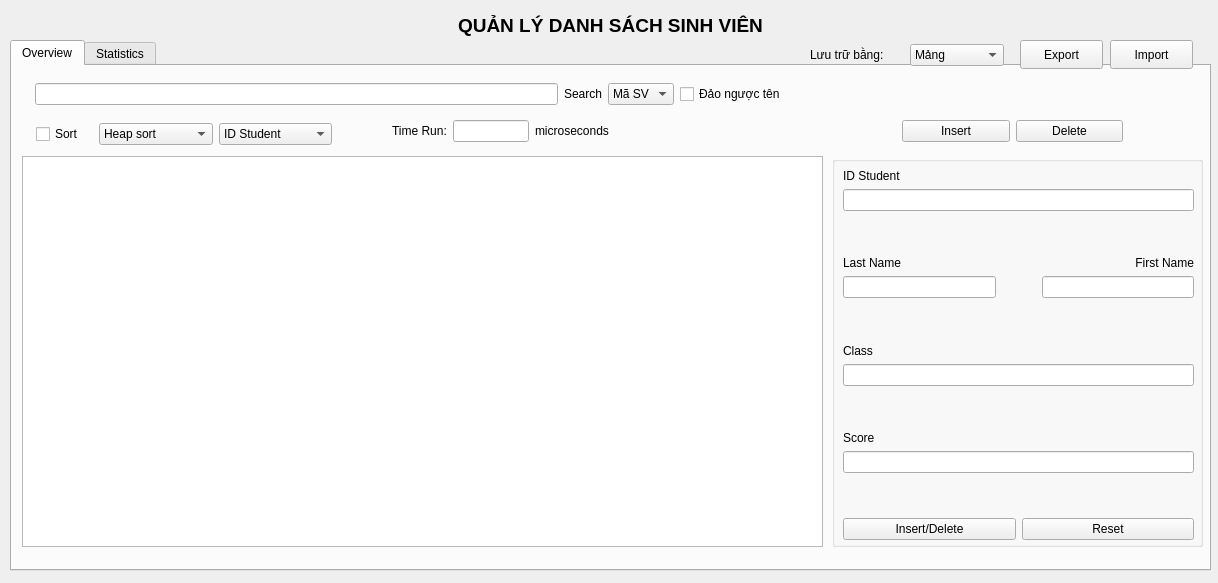
<?xml version="1.0" encoding="UTF-8"?>
<ui version="4.0">
 <class>DanhsachSinhvien</class>
 <widget class="QWidget" name="DanhsachSinhvien">
  <property name="enabled">
   <bool>true</bool>
  </property>
  <property name="geometry">
   <rect>
    <x>0</x>
    <y>0</y>
    <width>1218</width>
    <height>583</height>
   </rect>
  </property>
  <property name="acceptDrops">
   <bool>false</bool>
  </property>
  <property name="windowTitle">
   <string>DanhsachSinhvien</string>
  </property>
  <widget class="QTabWidget" name="tabWidgetEdit">
   <property name="geometry">
    <rect>
     <x>10</x>
     <y>40</y>
     <width>1201</width>
     <height>531</height>
    </rect>
   </property>
   <property name="currentIndex">
    <number>0</number>
   </property>
   <widget class="QWidget" name="tabOverview">
    <attribute name="title">
     <string>Overview</string>
    </attribute>
    <widget class="QPlainTextEdit" name="plainTextEdit">
     <property name="geometry">
      <rect>
       <x>10</x>
       <y>90</y>
       <width>801</width>
       <height>391</height>
      </rect>
     </property>
     <property name="readOnly">
      <bool>true</bool>
     </property>
     <property name="plainText">
      <string/>
     </property>
     <property name="backgroundVisible">
      <bool>false</bool>
     </property>
    </widget>
    <widget class="QWidget" name="layoutWidget">
     <property name="geometry">
      <rect>
       <x>23</x>
       <y>13</y>
       <width>751</width>
       <height>30</height>
      </rect>
     </property>
     <layout class="QHBoxLayout" name="horizontalLayout">
      <item>
       <widget class="QLineEdit" name="leSearch">
        <property name="text">
         <string/>
        </property>
       </widget>
      </item>
      <item>
       <widget class="QLabel" name="label">
        <property name="text">
         <string>Search</string>
        </property>
       </widget>
      </item>
      <item>
       <widget class="QComboBox" name="cbbSearch">
        <item>
         <property name="text">
          <string>Mã SV</string>
         </property>
        </item>
        <item>
         <property name="text">
          <string>Họ</string>
         </property>
        </item>
        <item>
         <property name="text">
          <string>Tên</string>
         </property>
        </item>
        <item>
         <property name="text">
          <string>Lớp</string>
         </property>
        </item>
        <item>
         <property name="text">
          <string>Điểm</string>
         </property>
        </item>
       </widget>
      </item>
      <item>
       <widget class="QCheckBox" name="cbReverse">
        <property name="text">
         <string>Đảo ngược tên</string>
        </property>
       </widget>
      </item>
     </layout>
    </widget>
    <widget class="QGroupBox" name="groupBox">
     <property name="enabled">
      <bool>true</bool>
     </property>
     <property name="geometry">
      <rect>
       <x>820</x>
       <y>90</y>
       <width>371</width>
       <height>391</height>
      </rect>
     </property>
     <property name="title">
      <string/>
     </property>
     <widget class="QWidget" name="layoutWidget">
      <property name="geometry">
       <rect>
        <x>11</x>
        <y>13</y>
        <width>351</width>
        <height>371</height>
       </rect>
      </property>
      <layout class="QVBoxLayout" name="verticalLayout_8">
       <item>
        <layout class="QVBoxLayout" name="verticalLayout">
         <item>
          <layout class="QHBoxLayout" name="horizontalLayout_10">
           <item>
            <widget class="QLabel" name="labelmaSV">
             <property name="text">
              <string>ID Student</string>
             </property>
            </widget>
           </item>
           <item>
            <widget class="QLabel" name="label_8">
             <property name="text">
              <string/>
             </property>
            </widget>
           </item>
          </layout>
         </item>
         <item>
          <widget class="QLineEdit" name="leIdOfStudent">
           <property name="text">
            <string/>
           </property>
          </widget>
         </item>
        </layout>
       </item>
       <item>
        <spacer name="verticalSpacer">
         <property name="orientation">
          <enum>Qt::Vertical</enum>
         </property>
         <property name="sizeHint" stdset="0">
          <size>
           <width>337</width>
           <height>13</height>
          </size>
         </property>
        </spacer>
       </item>
       <item>
        <layout class="QVBoxLayout" name="verticalLayout_5">
         <item>
          <layout class="QHBoxLayout" name="horizontalLayout_9">
           <item>
            <widget class="QLabel" name="labelHolot">
             <property name="text">
              <string>Last Name</string>
             </property>
            </widget>
           </item>
           <item>
            <widget class="QLabel" name="label_9">
             <property name="text">
              <string/>
             </property>
            </widget>
           </item>
           <item>
            <widget class="QLabel" name="labelTen">
             <property name="text">
              <string>First Name</string>
             </property>
             <property name="alignment">
              <set>Qt::AlignRight|Qt::AlignTrailing|Qt::AlignVCenter</set>
             </property>
            </widget>
           </item>
          </layout>
         </item>
         <item>
          <layout class="QHBoxLayout" name="horizontalLayout_4">
           <item>
            <widget class="QLineEdit" name="leLastNameOfStudent">
             <property name="text">
              <string/>
             </property>
            </widget>
           </item>
           <item>
            <spacer name="horizontalSpacer_5">
             <property name="orientation">
              <enum>Qt::Horizontal</enum>
             </property>
             <property name="sizeType">
              <enum>QSizePolicy::Minimum</enum>
             </property>
             <property name="sizeHint" stdset="0">
              <size>
               <width>40</width>
               <height>20</height>
              </size>
             </property>
            </spacer>
           </item>
           <item>
            <widget class="QLineEdit" name="leFirstNameOfStudent">
             <property name="text">
              <string/>
             </property>
             <property name="alignment">
              <set>Qt::AlignRight|Qt::AlignTrailing|Qt::AlignVCenter</set>
             </property>
            </widget>
           </item>
          </layout>
         </item>
        </layout>
       </item>
       <item>
        <spacer name="verticalSpacer_2">
         <property name="orientation">
          <enum>Qt::Vertical</enum>
         </property>
         <property name="sizeHint" stdset="0">
          <size>
           <width>337</width>
           <height>13</height>
          </size>
         </property>
        </spacer>
       </item>
       <item>
        <layout class="QVBoxLayout" name="verticalLayout_6">
         <item>
          <layout class="QHBoxLayout" name="horizontalLayout_11">
           <item>
            <widget class="QLabel" name="labelLop">
             <property name="text">
              <string>Class</string>
             </property>
            </widget>
           </item>
           <item>
            <widget class="QLabel" name="label_10">
             <property name="text">
              <string/>
             </property>
            </widget>
           </item>
          </layout>
         </item>
         <item>
          <widget class="QLineEdit" name="ldClassOfStudent">
           <property name="text">
            <string/>
           </property>
          </widget>
         </item>
        </layout>
       </item>
       <item>
        <spacer name="verticalSpacer_3">
         <property name="orientation">
          <enum>Qt::Vertical</enum>
         </property>
         <property name="sizeHint" stdset="0">
          <size>
           <width>337</width>
           <height>13</height>
          </size>
         </property>
        </spacer>
       </item>
       <item>
        <layout class="QVBoxLayout" name="verticalLayout_7">
         <item>
          <layout class="QHBoxLayout" name="horizontalLayout_12">
           <item>
            <widget class="QLabel" name="labelDiem">
             <property name="text">
              <string>Score</string>
             </property>
            </widget>
           </item>
           <item>
            <widget class="QLabel" name="label_11">
             <property name="text">
              <string/>
             </property>
            </widget>
           </item>
          </layout>
         </item>
         <item>
          <widget class="QLineEdit" name="ldScoresOfStudent">
           <property name="text">
            <string/>
           </property>
          </widget>
         </item>
        </layout>
       </item>
       <item>
        <spacer name="verticalSpacer_4">
         <property name="orientation">
          <enum>Qt::Vertical</enum>
         </property>
         <property name="sizeHint" stdset="0">
          <size>
           <width>337</width>
           <height>13</height>
          </size>
         </property>
        </spacer>
       </item>
       <item>
        <layout class="QHBoxLayout" name="horizontalLayout_5">
         <item>
          <widget class="QPushButton" name="pbInsert">
           <property name="text">
            <string>Insert/Delete</string>
           </property>
          </widget>
         </item>
         <item>
          <widget class="QPushButton" name="pbReset">
           <property name="text">
            <string>Reset</string>
           </property>
          </widget>
         </item>
        </layout>
       </item>
      </layout>
     </widget>
    </widget>
    <widget class="QWidget" name="layoutWidget_2">
     <property name="geometry">
      <rect>
       <x>890</x>
       <y>50</y>
       <width>221</width>
       <height>31</height>
      </rect>
     </property>
     <layout class="QHBoxLayout" name="horizontalLayout_3">
      <item>
       <widget class="QPushButton" name="pushButtonChInsert">
        <property name="text">
         <string>Insert</string>
        </property>
       </widget>
      </item>
      <item>
       <widget class="QPushButton" name="pushButtonChDelete">
        <property name="text">
         <string>Delete</string>
        </property>
       </widget>
      </item>
     </layout>
    </widget>
    <widget class="QWidget" name="layoutWidget">
     <property name="geometry">
      <rect>
       <x>380</x>
       <y>50</y>
       <width>217</width>
       <height>30</height>
      </rect>
     </property>
     <layout class="QHBoxLayout" name="horizontalLayout_8">
      <item>
       <widget class="QLabel" name="label_6">
        <property name="text">
         <string>Time Run:</string>
        </property>
       </widget>
      </item>
      <item>
       <widget class="QLineEdit" name="lineEdit">
        <property name="text">
         <string/>
        </property>
        <property name="alignment">
         <set>Qt::AlignCenter</set>
        </property>
        <property name="readOnly">
         <bool>true</bool>
        </property>
       </widget>
      </item>
      <item>
       <widget class="QLabel" name="label_7">
        <property name="text">
         <string>microseconds</string>
        </property>
       </widget>
      </item>
     </layout>
    </widget>
    <widget class="QCheckBox" name="cbSort">
     <property name="geometry">
      <rect>
       <x>24</x>
       <y>55</y>
       <width>56</width>
       <height>26</height>
      </rect>
     </property>
     <property name="text">
      <string>Sort</string>
     </property>
    </widget>
    <widget class="QWidget" name="layoutWidget">
     <property name="geometry">
      <rect>
       <x>87</x>
       <y>53</y>
       <width>233</width>
       <height>30</height>
      </rect>
     </property>
     <layout class="QHBoxLayout" name="horizontalLayout_2">
      <item>
       <widget class="QComboBox" name="ccbSort">
        <item>
         <property name="text">
          <string>Heap sort</string>
         </property>
        </item>
        <item>
         <property name="text">
          <string>Merge sort</string>
         </property>
        </item>
        <item>
         <property name="text">
          <string>Bubble sort</string>
         </property>
        </item>
        <item>
         <property name="text">
          <string>Insertion sort</string>
         </property>
        </item>
        <item>
         <property name="text">
          <string>Quick sort</string>
         </property>
        </item>
        <item>
         <property name="text">
          <string>Selection sort</string>
         </property>
        </item>
       </widget>
      </item>
      <item>
       <widget class="QComboBox" name="cbbSortOption">
        <item>
         <property name="text">
          <string>ID Student</string>
         </property>
        </item>
        <item>
         <property name="text">
          <string>Name</string>
         </property>
        </item>
        <item>
         <property name="text">
          <string>Score</string>
         </property>
        </item>
       </widget>
      </item>
     </layout>
    </widget>
   </widget>
   <widget class="QWidget" name="tabStatistics">
    <attribute name="title">
     <string>Statistics</string>
    </attribute>
    <widget class="QWidget" name="layoutWidget">
     <property name="geometry">
      <rect>
       <x>90</x>
       <y>260</y>
       <width>801</width>
       <height>223</height>
      </rect>
     </property>
     <layout class="QVBoxLayout" name="verticalLayout_2">
      <item>
       <layout class="QHBoxLayout" name="horizontalLayout_6">
        <item>
         <spacer name="horizontalSpacer">
          <property name="orientation">
           <enum>Qt::Horizontal</enum>
          </property>
          <property name="sizeHint" stdset="0">
           <size>
            <width>40</width>
            <height>20</height>
           </size>
          </property>
         </spacer>
        </item>
        <item>
         <widget class="QLabel" name="label_4">
          <property name="styleSheet">
           <string notr="true">color: rgb(255, 0, 0);</string>
          </property>
          <property name="text">
           <string>Sinh viên có Điểm thấp nhất</string>
          </property>
         </widget>
        </item>
        <item>
         <spacer name="horizontalSpacer_2">
          <property name="orientation">
           <enum>Qt::Horizontal</enum>
          </property>
          <property name="sizeHint" stdset="0">
           <size>
            <width>40</width>
            <height>20</height>
           </size>
          </property>
         </spacer>
        </item>
       </layout>
      </item>
      <item>
       <widget class="QPlainTextEdit" name="plainTextEditMinScore">
        <property name="readOnly">
         <bool>true</bool>
        </property>
        <property name="plainText">
         <string/>
        </property>
       </widget>
      </item>
     </layout>
    </widget>
    <widget class="QWidget" name="layoutWidget">
     <property name="geometry">
      <rect>
       <x>90</x>
       <y>10</y>
       <width>801</width>
       <height>223</height>
      </rect>
     </property>
     <layout class="QVBoxLayout" name="verticalLayout_3">
      <item>
       <layout class="QHBoxLayout" name="horizontalLayout_7">
        <item>
         <spacer name="horizontalSpacer_3">
          <property name="orientation">
           <enum>Qt::Horizontal</enum>
          </property>
          <property name="sizeHint" stdset="0">
           <size>
            <width>40</width>
            <height>20</height>
           </size>
          </property>
         </spacer>
        </item>
        <item>
         <widget class="QLabel" name="label_3">
          <property name="styleSheet">
           <string notr="true">color: rgb(255, 0, 0);</string>
          </property>
          <property name="text">
           <string>Sinh viên có Điểm cao nhất</string>
          </property>
         </widget>
        </item>
        <item>
         <spacer name="horizontalSpacer_4">
          <property name="orientation">
           <enum>Qt::Horizontal</enum>
          </property>
          <property name="sizeHint" stdset="0">
           <size>
            <width>40</width>
            <height>20</height>
           </size>
          </property>
         </spacer>
        </item>
       </layout>
      </item>
      <item>
       <widget class="QPlainTextEdit" name="plainTextEditMaxScore">
        <property name="readOnly">
         <bool>true</bool>
        </property>
        <property name="plainText">
         <string/>
        </property>
       </widget>
      </item>
     </layout>
    </widget>
    <widget class="QWidget" name="layoutWidget">
     <property name="geometry">
      <rect>
       <x>960</x>
       <y>220</y>
       <width>127</width>
       <height>57</height>
      </rect>
     </property>
     <layout class="QVBoxLayout" name="verticalLayout_4">
      <item>
       <widget class="QLabel" name="label_2">
        <property name="styleSheet">
         <string notr="true">color: rgb(255, 0, 0);</string>
        </property>
        <property name="text">
         <string>Điểm TB của lớp</string>
        </property>
        <property name="alignment">
         <set>Qt::AlignCenter</set>
        </property>
       </widget>
      </item>
      <item>
       <widget class="QLineEdit" name="lineEditTB">
        <property name="text">
         <string/>
        </property>
        <property name="alignment">
         <set>Qt::AlignCenter</set>
        </property>
        <property name="readOnly">
         <bool>true</bool>
        </property>
       </widget>
      </item>
     </layout>
    </widget>
   </widget>
  </widget>
  <widget class="QPushButton" name="pbExport">
   <property name="geometry">
    <rect>
     <x>1020</x>
     <y>40</y>
     <width>83</width>
     <height>29</height>
    </rect>
   </property>
   <property name="text">
    <string>Export</string>
   </property>
  </widget>
  <widget class="QPushButton" name="pbImport">
   <property name="geometry">
    <rect>
     <x>1110</x>
     <y>40</y>
     <width>83</width>
     <height>29</height>
    </rect>
   </property>
   <property name="text">
    <string>Import</string>
   </property>
  </widget>
  <widget class="QLabel" name="label_5">
   <property name="geometry">
    <rect>
     <x>10</x>
     <y>10</y>
     <width>1201</width>
     <height>31</height>
    </rect>
   </property>
   <property name="font">
    <font>
     <pointsize>14</pointsize>
     <bold>true</bold>
    </font>
   </property>
   <property name="text">
    <string>QUẢN LÝ DANH SÁCH SINH VIÊN</string>
   </property>
   <property name="alignment">
    <set>Qt::AlignCenter</set>
   </property>
   <property name="wordWrap">
    <bool>false</bool>
   </property>
  </widget>
  <widget class="QWidget" name="layoutWidget">
   <property name="geometry">
    <rect>
     <x>810</x>
     <y>40</y>
     <width>194</width>
     <height>30</height>
    </rect>
   </property>
   <layout class="QHBoxLayout" name="horizontalLayout_13">
    <item>
     <widget class="QLabel" name="label_12">
      <property name="text">
       <string>Lưu trữ bằng:</string>
      </property>
     </widget>
    </item>
    <item>
     <widget class="QComboBox" name="cbbSaveOption">
      <item>
       <property name="text">
        <string>Mảng</string>
       </property>
      </item>
      <item>
       <property name="text">
        <string>Dslk Đơn</string>
       </property>
      </item>
      <item>
       <property name="text">
        <string>Dslk Kép</string>
       </property>
      </item>
      <item>
       <property name="text">
        <string>Dslk Vòng</string>
       </property>
      </item>
     </widget>
    </item>
   </layout>
  </widget>
 </widget>
 <resources/>
 <connections/>
</ui>
